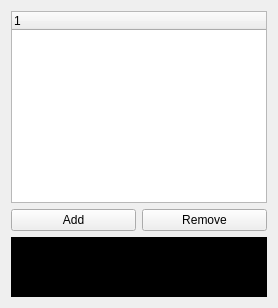
          <widget class="QWidget" name="tab_4">
           <attribute name="title">
            <string>快捷指令</string>
           </attribute>
           <layout class="QVBoxLayout" name="verticalLayout_18">
            <item>
             <layout class="QVBoxLayout" name="verticalLayout_17">
              <item>
               <widget class="QTreeWidget" name="treeWidget_quick_cmd">
                <attribute name="headerDefaultSectionSize">
                 <number>160</number>
                </attribute>
                <attribute name="headerMinimumSectionSize">
                 <number>160</number>
                </attribute>
                <column>
                 <property name="text">
                  <string notr="true">1</string>
                 </property>
                </column>
               </widget>
              </item>
              <item>
               <layout class="QHBoxLayout" name="horizontalLayout_13">
                <item>
                 <widget class="QPushButton" name="quick_cmd_add_btn">
                  <property name="text">
                   <string>Add</string>
                  </property>
                 </widget>
                </item>
                <item>
                 <widget class="QPushButton" name="quick_cmd_remove_btn">
                  <property name="text">
                   <string>Remove</string>
                  </property>
                 </widget>
                </item>
               </layout>
              </item>
              <item>
               <widget class="QTextEdit" name="cmd_output">
                <property name="maximumSize">
                 <size>
                  <width>16777215</width>
                  <height>60</height>
                 </size>
                </property>
                <property name="styleSheet">
                 <string notr="true">background-color:rgb(0, 0, 0);
color:rgb(238, 238, 236);</string>
                </property>
                <property name="html">
                 <string>&lt;!DOCTYPE HTML PUBLIC &quot;-//W3C//DTD HTML 4.0//EN&quot; &quot;http://www.w3.org/TR/REC-html40/strict.dtd&quot;&gt;
&lt;html&gt;&lt;head&gt;&lt;meta name=&quot;qrichtext&quot; content=&quot;1&quot; /&gt;&lt;style type=&quot;text/css&quot;&gt;
p, li { white-space: pre-wrap; }
&lt;/style&gt;&lt;/head&gt;&lt;body style=&quot; font-family:'Sans Serif'; font-size:9pt; font-weight:400; font-style:normal;&quot;&gt;
&lt;p style=&quot;-qt-paragraph-type:empty; margin-top:0px; margin-bottom:0px; margin-left:0px; margin-right:0px; -qt-block-indent:0; text-indent:0px; font-family:'Ubuntu'; font-size:11pt;&quot;&gt;&lt;br /&gt;&lt;/p&gt;&lt;/body&gt;&lt;/html&gt;</string>
                </property>
               </widget>
              </item>
             </layout>
            </item>
           </layout>
          </widget>
